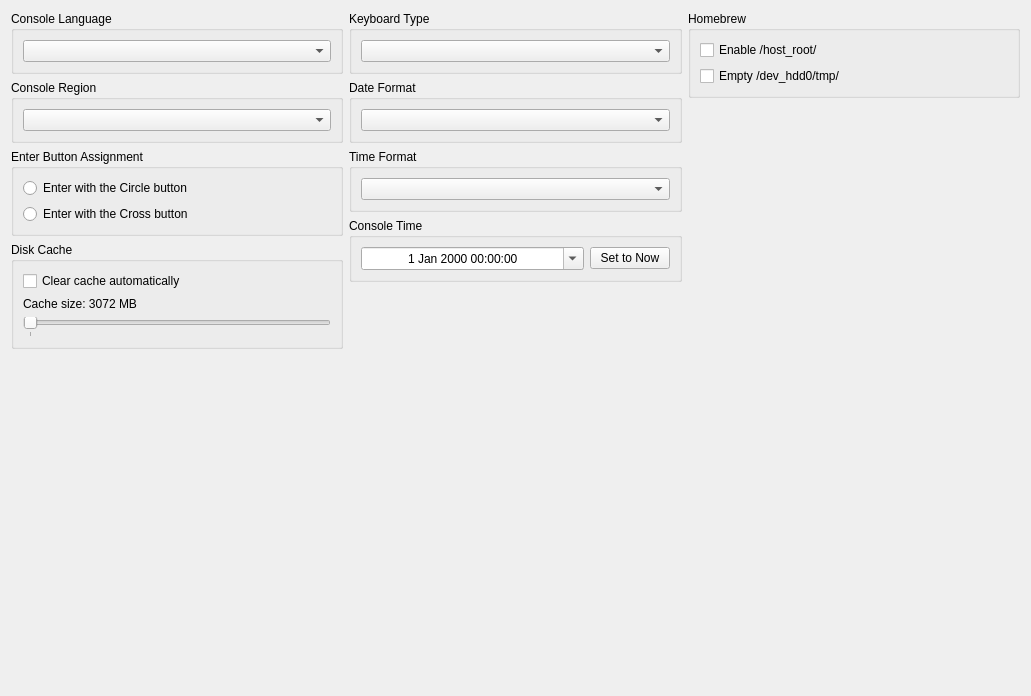
         <widget class="QWidget" name="systemTabScrollContents">
          <property name="geometry">
           <rect>
            <x>0</x>
            <y>0</y>
            <width>1031</width>
            <height>696</height>
           </rect>
          </property>
          <layout class="QVBoxLayout" name="systemTabScrollContentsLayout">
           <item>
            <layout class="QHBoxLayout" name="systemTabHorizontalLayout" stretch="1,1,1">
             <item>
              <layout class="QVBoxLayout" name="systemTabLeftLayout">
               <item>
                <widget class="QGroupBox" name="gb_sysLang">
                 <property name="title">
                  <string>Console Language</string>
                 </property>
                 <layout class="QVBoxLayout" name="gb_sysLang_layout">
                  <item>
                   <widget class="QComboBox" name="sysLangBox"/>
                  </item>
                 </layout>
                </widget>
               </item>
               <item>
                <widget class="QGroupBox" name="gb_console_region">
                 <property name="title">
                  <string>Console Region</string>
                 </property>
                 <layout class="QVBoxLayout" name="gb_console_region_layout">
                  <item>
                   <widget class="QComboBox" name="console_region"/>
                  </item>
                 </layout>
                </widget>
               </item>
               <item>
                <widget class="QGroupBox" name="gb_enterButtonAssignment">
                 <property name="title">
                  <string>Enter Button Assignment</string>
                 </property>
                 <layout class="QVBoxLayout" name="gb_enterButtonAssignment_layout">
                  <item>
                   <widget class="QRadioButton" name="enterButtonAssignCircle">
                    <property name="text">
                     <string notr="true">Enter with the Circle button</string>
                    </property>
                   </widget>
                  </item>
                  <item>
                   <widget class="QRadioButton" name="enterButtonAssignCross">
                    <property name="text">
                     <string notr="true">Enter with the Cross button</string>
                    </property>
                   </widget>
                  </item>
                 </layout>
                </widget>
               </item>
               <item>
                <widget class="QGroupBox" name="gb_DiskCacheClearing">
                 <property name="title">
                  <string>Disk Cache</string>
                 </property>
                 <layout class="QVBoxLayout" name="gb_DiskCacheClearing_layout">
                  <item>
                   <widget class="QCheckBox" name="enableCacheClearing">
                    <property name="text">
                     <string>Clear cache automatically</string>
                    </property>
                   </widget>
                  </item>
                  <item>
                   <widget class="QLabel" name="maximumCacheSizeLabel">
                    <property name="text">
                     <string>Cache size: 3072 MB</string>
                    </property>
                   </widget>
                  </item>
                  <item>
                   <widget class="QSlider" name="maximumCacheSize">
                    <property name="pageStep">
                     <number>512</number>
                    </property>
                    <property name="orientation">
                     <enum>Qt::Orientation::Horizontal</enum>
                    </property>
                    <property name="tickPosition">
                     <enum>QSlider::TickPosition::TicksBelow</enum>
                    </property>
                    <property name="tickInterval">
                     <number>1024</number>
                    </property>
                   </widget>
                  </item>
                 </layout>
                </widget>
               </item>
               <item>
                <spacer name="systemTabLeftVerticalSpacer">
                 <property name="orientation">
                  <enum>Qt::Orientation::Vertical</enum>
                 </property>
                 <property name="sizeHint" stdset="0">
                  <size>
                   <width>0</width>
                   <height>0</height>
                  </size>
                 </property>
                </spacer>
               </item>
              </layout>
             </item>
             <item>
              <layout class="QVBoxLayout" name="systemTabMiddleLayout">
               <item>
                <widget class="QGroupBox" name="gb_keyboardType">
                 <property name="title">
                  <string>Keyboard Type</string>
                 </property>
                 <layout class="QVBoxLayout" name="verticalLayout_keyboardType">
                  <item>
                   <widget class="QComboBox" name="keyboardType"/>
                  </item>
                 </layout>
                </widget>
               </item>
               <item>
                <widget class="QGroupBox" name="gb_dateFormat">
                 <property name="title">
                  <string>Date Format</string>
                 </property>
                 <layout class="QVBoxLayout" name="verticalLayout_dateFormat">
                  <item>
                   <widget class="QComboBox" name="dateFormat"/>
                  </item>
                 </layout>
                </widget>
               </item>
               <item>
                <widget class="QGroupBox" name="gb_timeFormat">
                 <property name="title">
                  <string>Time Format</string>
                 </property>
                 <layout class="QVBoxLayout" name="verticalLayout_timeFormat">
                  <item>
                   <widget class="QComboBox" name="timeFormat"/>
                  </item>
                 </layout>
                </widget>
               </item>
               <item>
                <widget class="QGroupBox" name="gb_console_time">
                 <property name="title">
                  <string>Console Time</string>
                 </property>
                 <layout class="QVBoxLayout" name="verticalLayout_2">
                  <item>
                   <layout class="QHBoxLayout" name="horizontalLayout">
                    <item>
                     <widget class="QDateTimeEdit" name="console_time_edit">
                      <property name="sizePolicy">
                       <sizepolicy hsizetype="Preferred" vsizetype="Fixed">
                        <horstretch>10</horstretch>
                        <verstretch>0</verstretch>
                       </sizepolicy>
                      </property>
                      <property name="layoutDirection">
                       <enum>Qt::LayoutDirection::LeftToRight</enum>
                      </property>
                      <property name="wrapping">
                       <bool>false</bool>
                      </property>
                      <property name="frame">
                       <bool>true</bool>
                      </property>
                      <property name="alignment">
                       <set>Qt::AlignmentFlag::AlignCenter</set>
                      </property>
                      <property name="readOnly">
                       <bool>false</bool>
                      </property>
                      <property name="buttonSymbols">
                       <enum>QAbstractSpinBox::ButtonSymbols::UpDownArrows</enum>
                      </property>
                      <property name="accelerated">
                       <bool>true</bool>
                      </property>
                      <property name="showGroupSeparator" stdset="0">
                       <bool>false</bool>
                      </property>
                      <property name="calendarPopup">
                       <bool>true</bool>
                      </property>
                     </widget>
                    </item>
                    <item>
                     <widget class="QPushButton" name="console_time_reset">
                      <property name="text">
                       <string>Set to Now</string>
                      </property>
                     </widget>
                    </item>
                   </layout>
                  </item>
                 </layout>
                </widget>
               </item>
               <item>
                <spacer name="systemTabMiddleVerticalSpacer">
                 <property name="orientation">
                  <enum>Qt::Orientation::Vertical</enum>
                 </property>
                 <property name="sizeHint" stdset="0">
                  <size>
                   <width>0</width>
                   <height>0</height>
                  </size>
                 </property>
                </spacer>
               </item>
              </layout>
             </item>
             <item>
              <layout class="QVBoxLayout" name="systemTabRightLayout">
               <item>
                <widget class="QGroupBox" name="gb_homebrew">
                 <property name="title">
                  <string>Homebrew</string>
                 </property>
                 <layout class="QVBoxLayout" name="gb_homebrew_layout">
                  <item>
                   <widget class="QCheckBox" name="enableHostRoot">
                    <property name="text">
                     <string>Enable /host_root/</string>
                    </property>
                   </widget>
                  </item>
                  <item>
                   <widget class="QCheckBox" name="emptyHdd0Tmp">
                    <property name="text">
                     <string>Empty /dev_hdd0/tmp/</string>
                    </property>
                   </widget>
                  </item>
                 </layout>
                </widget>
               </item>
               <item>
                <spacer name="systemTabRightVerticalSpacer">
                 <property name="orientation">
                  <enum>Qt::Orientation::Vertical</enum>
                 </property>
                 <property name="sizeHint" stdset="0">
                  <size>
                   <width>0</width>
                   <height>0</height>
                  </size>
                 </property>
                </spacer>
               </item>
              </layout>
             </item>
            </layout>
           </item>
           <item>
            <spacer name="systemTabSpacer">
             <property name="orientation">
              <enum>Qt::Orientation::Vertical</enum>
             </property>
             <property name="sizeType">
              <enum>QSizePolicy::Policy::MinimumExpanding</enum>
             </property>
             <property name="sizeHint" stdset="0">
              <size>
               <width>0</width>
               <height>0</height>
              </size>
             </property>
            </spacer>
           </item>
          </layout>
         </widget>
